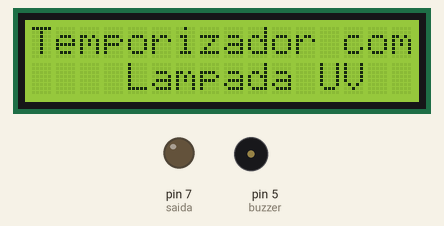
Recording of a sketch running on a simulated Arduino Uno, built with avr-gcc and run on an emulated ATmega328P. Parts: 16×2 character LCD, output pins drawn as LEDs (lit = HIGH), buzzer (waves = sounding, pin HIGH).

Above: at 0.1 s.
At 3.4 s:
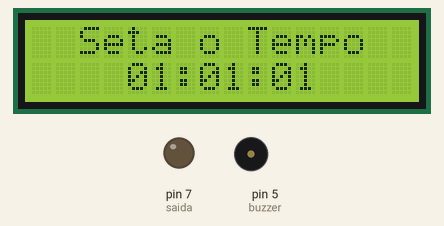
At 20.8 s:
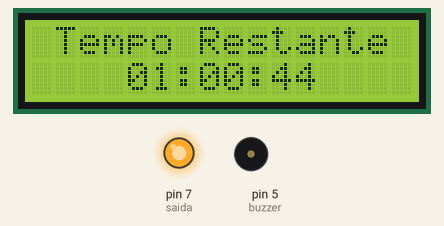
At 38.2 s:
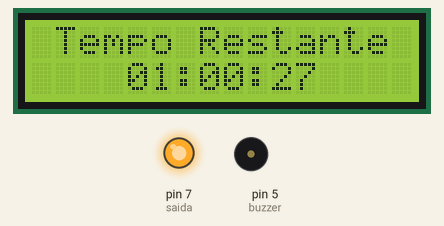
Timing chart, 0 to 39.7 s (numbered marks = the images above):
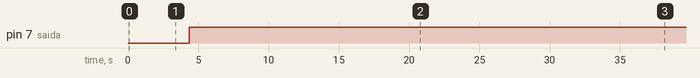

Measured:
- by itself, pin 7 (saida): LOW → HIGH at 4.4 s
- what the display in image 1 shows lasts 1.0 s, from 3.4 s to 4.4 s

The sketch:

temporizador_pro_mini.ino
```cpp
#include <LiquidCrystal_I2C.h>
#include <Wire.h>

#define TONO_ERROR 600

#define TIME_INTERVAL 1000


LiquidCrystal_I2C lcd(0x27,2,1,0,4,5,6,7,3, POSITIVE);


int buzzer = 5;            // Pinos buzzer

int saida = 7;

int vari_horas = 0;            // variavel horas

int vari_minutos = 0;          // variavel minutos

int vari_segundos = 0;         // variavel segundos

int segundostotal = 0;     // variavel tempo total

int msg = 0;                //


int start = A0;            // botao inicio

int vari_inicio = 1024;        // variavel para botao de inicio


int but_horas = A1;             // botao horas

int but_minutos = A2;             // botao minutos

int but_segundos = A3;             // botao segundos


int varbut_horas = 0;           // variavel precionar horas

int varbut_minutos = 0;           // variavel precionar minutos

int varbut_segundos = 0;           // variavel precionar segundos


void setup()

{

   lcd.begin(16, 2);         // Configuração LDC-I2C.


   pinMode(buzzer, OUTPUT);  //Pin de alarme --> Saida

   pinMode(saida, OUTPUT);  //Pin de alarme --> Saida

   pinMode(but_horas, INPUT);     //Pin de botao de horas --> Entrada

   pinMode(but_minutos, INPUT);     //Pin de botao de minutos --> Entrada

   pinMode(but_segundos, INPUT);     //Pin de botao de segundos --> Entrada

   pinMode(start, INPUT);    //Pin de botao de arranque --> Entrada


   msg = 0;                  //

   vari_inicio = 1024;           //lim inicio


   varbut_horas = 1;              //lim de horas

   varbut_minutos = 1;              //lim de minutos

   varbut_segundos = 1;              //lim de segundos


   Serial.begin(9600);

}


void loop()

{

     if(msg==0)             // Mostrar msg de inicio uma única vez

     {

       lcd.setCursor(0,0);

       lcd.print("Temporizador com");

       lcd.setCursor(1,1);

       lcd.print("   Lampada UV   ");

       delay(2500);

       msg = 1;

       lcd.clear();

     }


     /*
      * Algoritimo para leitura dos botoes
      */

      do

     {


       varbut_horas = analogRead(but_horas);   // leitura botao horas

       varbut_minutos = analogRead(but_minutos);   //leitura botao minutos

       varbut_segundos = analogRead(but_segundos);   //leitura botao segundos


       if(varbut_horas > 0)              // Aumentar a variavel horas

       {

        vari_horas = vari_horas + 1 ;

        delay(250);

       }


        if(varbut_minutos > 0)            // Aumentar a variavel minutos

       {

         vari_minutos = vari_minutos + 1;

         if(vari_minutos == 60) vari_minutos = 0;

         delay(250);

       }


        if(varbut_segundos > 0)            // Aumentar a variavel segundos

       {

         vari_segundos = vari_segundos + 1;

         if(vari_segundos == 60) vari_segundos = 0;

         delay(250);

       }


       lcd.setCursor(0,0);

       lcd.print("  Seta o Tempo  ");  //


       lcd.setCursor(4,1);


      if (vari_horas < 10) lcd.print("0");    // Horas menor que 10, seta 0

       lcd.print(vari_horas);                 // Incrementa 1 nas horas

       lcd.print(":");


      if (vari_minutos < 10) lcd.print("0");  // Minutos menor que 10, seta 0

       lcd.print(vari_minutos);               // Incrementa 1 nos minutos


       lcd.print(":");

      if (vari_segundos < 10) lcd.print("0"); // Sergundos menor que 10, seta 0

       lcd.print(vari_segundos);              // Incrementa 1 nos segundos


     } while(analogRead(start) == 0);  // O menu para escolher a hora é repetido até pressionarmos o botão Iniciar.


     segundostotal = vari_segundos + (vari_minutos * 60) + (vari_horas * 60 * 60);  // Converte o tempo escolhido em segundos


      /*
       * Quando o botão Iniciar for pressionado e o tempo acumulado, inicia o proximo While
       */

      while (segundostotal > 0)

      {

        delay (1000);          //
        digitalWrite(saida, HIGH);


        segundostotal--;


        vari_horas = ((segundostotal / 60)/ 60);   //Convertemos o total de segundos em horas

        vari_minutos = (segundostotal / 60) % 60;  //Convertemos o total de segundos em minutos

        vari_segundos = segundostotal % 60;        //Convertemos o total de segundos em períodos de 60 segundos


        lcd.setCursor(0,0);

        lcd.print(" Tempo Restante ");        //


        lcd.setCursor(4,1);

        if (vari_horas < 10) lcd.print("0");     // Se as horas for inferior a 10, seta um "0" na frente.

        lcd.print(vari_horas);                   //

        lcd.print(":");


        if (vari_minutos < 10) lcd.print("0");   //Se o minutos for inferior a 10, coloque um "0" na frente.

        lcd.print(vari_minutos);                 //


        lcd.print(":");

        if (vari_segundos < 10) lcd.print("0");  // Se o segundo valor estiver abaixo de 9, seta 0 antes

        lcd.print(vari_segundos);                //


          if (segundostotal == 0)            // Se o tempo acabar em 0

          {


             while(1)                        //Loop infinito exibindo mensagem e soando a campainha intermitentemente

             {

                  lcd.clear();

                  lcd.setCursor(5,0);

                  lcd.print(" Tempo");

                  lcd.setCursor(3,1);

                  lcd.print("Finalizado");

                  digitalWrite(saida, LOW);

                  sonarTono();


                lcd.clear();


                break;

             }

          }
         // break;

     }


}


    /*
     * Void dos toques do Buzzer 3x
     */


void sonarTono()

    {
// Aciona o buzzer na frequencia relativa ao Dó em Hz
    tone(buzzer,261);
    // Espera um tempo para Desativar
    delay(1000);
    //Desativa o buzzer
    noTone(buzzer);

    delay(1000);

    tone(buzzer,261);
    delay(1000);
    noTone(buzzer);

    delay(1000);


    tone(buzzer,261);
    delay(1000);
    noTone(buzzer);

    }
```
